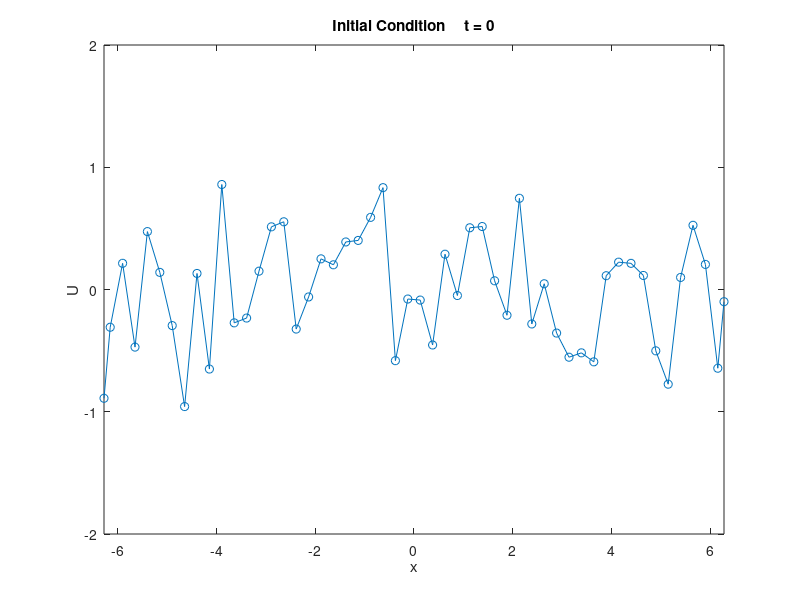
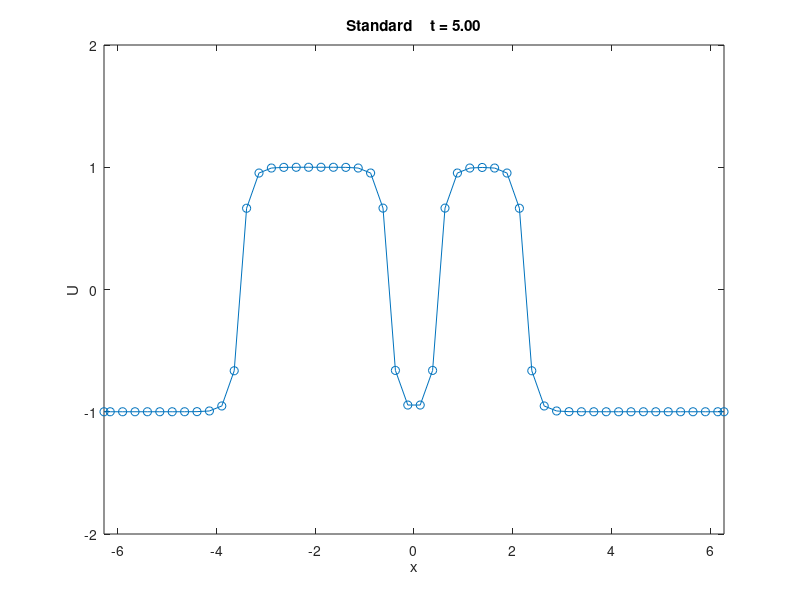

Here is the MATLAB script that generated these plots, in order: (Note: this script raises an error after producing the figures.)
%% Allen-Cahn and Heat Equations with No-Flux Boundary conditions.
clf;
clc;
clear all;

addpath('./mole_MATLAB/');

%% Settings %%%%
N = 50; % number of grid points

explicit = true;
plots = true;
skip_standard = false;
allen_cahn = true;

%% Shared problem parameters

%% Heat Equation
coeff=(1/.15).^2;  %Coefficient needed for Allen-Cahn PDE.
alpha = 1.0; % thermal diffusivity.

%% X Domain
a = -2*pi;
b = 2*pi;
dx = (b-a)/N;
dx2 = dx/2;

%% X discretization
x = [a (a+dx2):dx:(b-dx2) b]'; % solution domain is u(0) to u(N)

% Initial Condition
u0= 1.2*(rand(size(x))-1*rand(size(x)));
%% u0 = 0.5*(1+sin(2*2*3.14/(b-a) * x));

% Time Domain
t0 = 0;
tf = 5.0;
dt = (dx2^2)/(4*alpha); % Von Neumann Stability Criterion

%plot_frequency = (tf/dt)/N;
plot_frequency = 2; % for watching time evolution
plot_frequency = 1;

% Implicit "Standard" Finite Differences Approach
standard = zeros(ceil(tf/dt), length(x)); % to store solutions

% Time discretization
t = t0;
timesteps = 1;

% Initial Condition
u = u0;
unew = u0;
standard(1,:) = u0;

%% Finite Difference Operator Matrix
%% N
v = alpha*dt/dx^2;
a0 = v*ones(N+2, 1);
a1 = -2*v*ones(N+2, 1);
A = spdiags([a0 a1 a0], [-1 0 1], N+2, N+2);

%% Use Saulo's non-uniform spacing scheme at boundaries
%% MODIFICATION FOR NO-FLUX B.Cs:
%% For periodic we had A(1, 0) = A(1, N+1)
%% Now we will have A(1, 0) = A(1, 1)
%% Hence we add the coefficient from A(1, N+1) to the entry for A(1,1)
%% X = a
A(1, 1) = -v; % = -2*v + v
A(1, 2) = v;

%% X = a + dx/2 (Same as for periodic case)
A(2, 1)   = (8/3)*v; A(2, 2)     = -4*v; A(2, 3)   = (4/3)*v;

%% X = b - dx/2 (N+2 no longer "wraps-around" to 1)
A(N+1, N) = (4/3)*v; A(N+1, N+1) = -4*v; A(N+1, N+2) = (8/3)*v;

%% X = b (new row, not needed for periodic because U(b) equaled U(a) before)
A(N+2, N+1) = v; A(N+2, N+2) = -v; % = -2*v + v

if (explicit)
  FD = speye(size(A)) + A;
else
  FD = speye(size(A)) - A;
end

if (plots)
  figure(1);
  plot(x, u, 'o-');
  str = sprintf('Initial Condition \t t = 0', t);
  title(str)
  xlabel('x')
  ylabel('U')
  xlim([a b]);
  ylim([-2 2]);
end

figures_so_far = 2;

%% Integrate
while (t <= tf)
    %% update U
    if (explicit)
      unew = FD * u;
    else
      unew = FD \ u;
    end

    if (allen_cahn)
      unew = unew - coeff*dt*(u.^3-u);
    end

    %% timestep
    timesteps = timesteps+1;
    t = timesteps*dt;

    u = unew;
	
    %% Make a plot every few timesteps and on the last timestep.
    if (plots && (mod(timesteps-1, plot_frequency) == 1 || t >= tf))
      % figure(figures_so_far); figures_so_far = figures_so_far + 1;
      figure(2);

      plot(x, u, 'o-');
      str = sprintf('Standard \t t = %.2f', t);
      title(str)
      xlabel('x')
      ylabel('U')
      xlim([a b]);
      ylim([-2 2]);
    end

    standard(timesteps,:) = u;
end

u_standard = u;

%% Implicit Mimetic Finite Differences Approach
mimetic = zeros(ceil(tf/dt), length(x));

%% Time discretization
t = t0;
timesteps = 1;

%% Initial Condition
u = u0;
unew = u0;
mimetic(1,:) = u0;

%% Mimetic Operator Matrix
order = 2;

L = lap(order, N, dx);
R = robinBC(order, N, dx, 0, 1);
L = L - R;

if (explicit)
  MFD = speye(size(L)) + alpha*dt*L;
else
  MFD = speye(size(L)) - alpha*dt*L;
end

%% Integrate
while (t <= tf)
    %% update U
    if (explicit)
      unew = MFD * u;
    else
      unew = MFD \ u;
    end

    if (allen_cahn)
      unew = unew - coeff*dt*(u.^3-u);
    end

    %% timestep
    timesteps = timesteps+1;
    t = timesteps*dt;

    u = unew;

    %% Make a plot every few timesteps and on the last timestep.
    if (plots && (mod(timesteps-1, plot_frequency) == 1 || t >= tf))
      %figure(figures_so_far); figures_so_far = figures_so_far + 1;
      figure(3);

      plot(x, u, 'o-');
      str = sprintf('Mimetic \t t = %.2f', t);
      title(str)
      xlabel('x')
      ylabel('U')
      xlim([a b]);
      ylim([-2 2]);
    end

    mimetic(timesteps,:) = u;
end

u_mimetic = u;

abs_diff = abs(u_standard - u_mimetic);

if (plots)
  figure(4);
  plot(x, abs_diff, 'o-');
  str = sprintf('Abs. Diff');
  title(str)
  xlabel('x')
  ylabel('dff')
  xlim([a b]);
  ylim([-2 2]);
end

%% 3D plots
if (plots)
  X = x;
  T = 0:dt:tf;

  %figure(figures_so_far); figures_so_far + 1;
  figure(5);
  mesh(X,T,standard);
  title("standard");
  xlabel('x'); ylabel('t'); zlabel('u');

  %figure(figures_so_far); figures_so_far + 1;
  figure(6);
  mesh(X,T,mimetic);
  title("mimetic");
  xlabel('x'); ylabel('t'); zlabel('u');

  %figure(figures_so_far); figures_so_far + 1;
  figure(7);
  mesh(X,T,abs(mimetic-standard));
  title("abs. difference");
  xlabel('x'); ylabel('t'); zlabel('diff');

end

